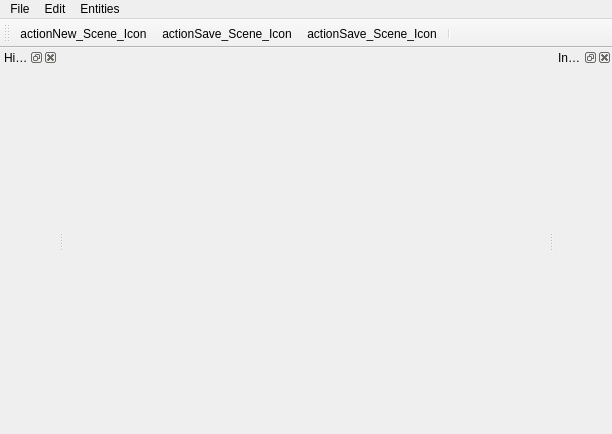
<?xml version="1.0" encoding="UTF-8"?>
<ui version="4.0">
 <class>MainWindow</class>
 <widget class="QMainWindow" name="MainWindow">
  <property name="geometry">
   <rect>
    <x>0</x>
    <y>0</y>
    <width>612</width>
    <height>434</height>
   </rect>
  </property>
  <property name="windowTitle">
   <string>MainWindow</string>
  </property>
  <widget class="QWidget" name="centralWidget">
   <property name="enabled">
    <bool>true</bool>
   </property>
   <layout class="QVBoxLayout" name="verticalLayout">
    <property name="leftMargin">
     <number>0</number>
    </property>
    <property name="topMargin">
     <number>0</number>
    </property>
    <property name="rightMargin">
     <number>0</number>
    </property>
    <property name="bottomMargin">
     <number>0</number>
    </property>
    <item>
     <widget class="DrawRectWindow" name="SceneRect" native="true"/>
    </item>
   </layout>
  </widget>
  <widget class="QMenuBar" name="menuBar">
   <property name="geometry">
    <rect>
     <x>0</x>
     <y>0</y>
     <width>612</width>
     <height>21</height>
    </rect>
   </property>
   <widget class="QMenu" name="menuFile">
    <property name="title">
     <string>File</string>
    </property>
    <addaction name="actionNew_Scene"/>
    <addaction name="actionSave_Scene"/>
    <addaction name="actionOpen_Scene"/>
    <addaction name="separator"/>
    <addaction name="actionExit"/>
   </widget>
   <widget class="QMenu" name="menuEntities">
    <property name="title">
     <string>Entities</string>
    </property>
    <addaction name="actionNew_Entity"/>
   </widget>
   <widget class="QMenu" name="menuEdit">
    <property name="title">
     <string>Edit</string>
    </property>
    <addaction name="actionUndo"/>
    <addaction name="actionReUndo"/>
    <addaction name="separator"/>
   </widget>
   <addaction name="menuFile"/>
   <addaction name="menuEdit"/>
   <addaction name="menuEntities"/>
  </widget>
  <widget class="QToolBar" name="mainToolBar">
   <attribute name="toolBarArea">
    <enum>TopToolBarArea</enum>
   </attribute>
   <attribute name="toolBarBreak">
    <bool>false</bool>
   </attribute>
   <addaction name="actionactionNew_Scene_Icon"/>
   <addaction name="actionactionSave_Scene_Icon"/>
   <addaction name="actionactionOpen_Scene_Icon"/>
   <addaction name="separator"/>
  </widget>
  <widget class="QDockWidget" name="dock_hierarchy">
   <property name="floating">
    <bool>false</bool>
   </property>
   <property name="allowedAreas">
    <set>Qt::LeftDockWidgetArea</set>
   </property>
   <property name="windowTitle">
    <string>Hierarchy</string>
   </property>
   <attribute name="dockWidgetArea">
    <number>1</number>
   </attribute>
   <widget class="QWidget" name="dockWidgetContents_6"/>
  </widget>
  <widget class="QDockWidget" name="dock_inspector">
   <property name="allowedAreas">
    <set>Qt::RightDockWidgetArea</set>
   </property>
   <property name="windowTitle">
    <string>Inspector</string>
   </property>
   <attribute name="dockWidgetArea">
    <number>2</number>
   </attribute>
   <widget class="QWidget" name="dockWidgetContents_7"/>
  </widget>
  <action name="actionExit">
   <property name="text">
    <string>Exit (Alt + f4)</string>
   </property>
  </action>
  <action name="actionNew_Scene">
   <property name="text">
    <string>New Scene</string>
   </property>
  </action>
  <action name="actionNew_Entity">
   <property name="text">
    <string>New Entity</string>
   </property>
  </action>
  <action name="actionOpen_Scene">
   <property name="text">
    <string>Open Scene</string>
   </property>
  </action>
  <action name="actionSave_Scene">
   <property name="text">
    <string>Save Scene</string>
   </property>
  </action>
  <action name="actionSave_As_Scene">
   <property name="text">
    <string>Save As Scene</string>
   </property>
  </action>
  <action name="actionUndo">
   <property name="text">
    <string>Undo</string>
   </property>
  </action>
  <action name="actionReUndo">
   <property name="text">
    <string>Redo</string>
   </property>
  </action>
  <action name="actionactionNew_Scene_Icon">
   <property name="icon">
    <iconset resource="icons.qrc">
     <normaloff>:/Icons/Icons/Empty document new.png</normaloff>:/Icons/Icons/Empty document new.png</iconset>
   </property>
   <property name="text">
    <string>actionNew_Scene_Icon</string>
   </property>
   <property name="toolTip">
    <string>New Scene</string>
   </property>
  </action>
  <action name="actionactionSave_Scene_Icon">
   <property name="icon">
    <iconset resource="icons.qrc">
     <normaloff>:/Icons/Icons/Disquette.png</normaloff>:/Icons/Icons/Disquette.png</iconset>
   </property>
   <property name="text">
    <string>actionSave_Scene_Icon</string>
   </property>
   <property name="iconText">
    <string>actionSave_Scene_Icon</string>
   </property>
   <property name="toolTip">
    <string>Save Scene</string>
   </property>
  </action>
  <action name="actionactionOpen_Scene_Icon">
   <property name="icon">
    <iconset resource="icons.qrc">
     <normaloff>:/Icons/Icons/Folder docs.png</normaloff>:/Icons/Icons/Folder docs.png</iconset>
   </property>
   <property name="text">
    <string>actionOpen_Scene_Icon</string>
   </property>
   <property name="iconText">
    <string>actionSave_Scene_Icon</string>
   </property>
   <property name="toolTip">
    <string>Open Scene</string>
   </property>
  </action>
 </widget>
 <layoutdefault spacing="6" margin="11"/>
 <customwidgets>
  <customwidget>
   <class>DrawRectWindow</class>
   <extends>QWidget</extends>
   <header>drawrectwindow.h</header>
   <container>1</container>
  </customwidget>
 </customwidgets>
 <resources>
  <include location="icons.qrc"/>
 </resources>
 <connections/>
</ui>
